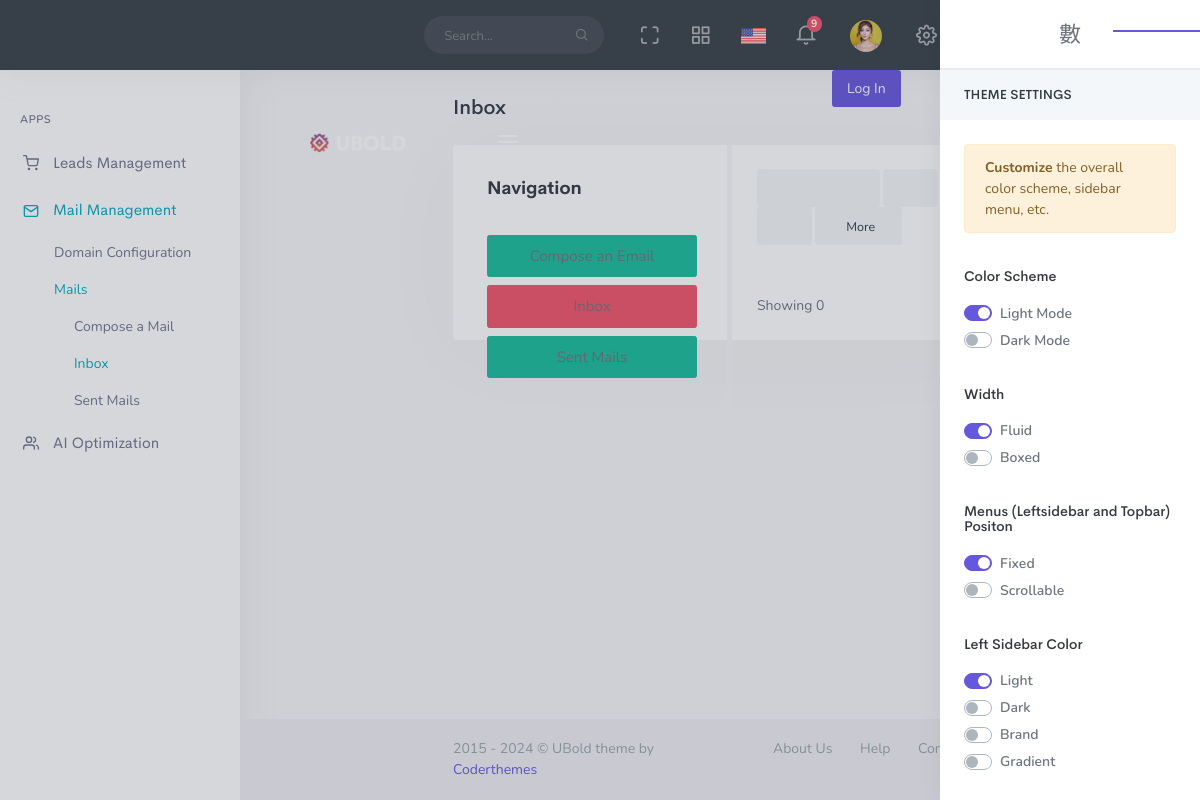
/api/v1/received_emails, run on an earlier commit of the app's database.
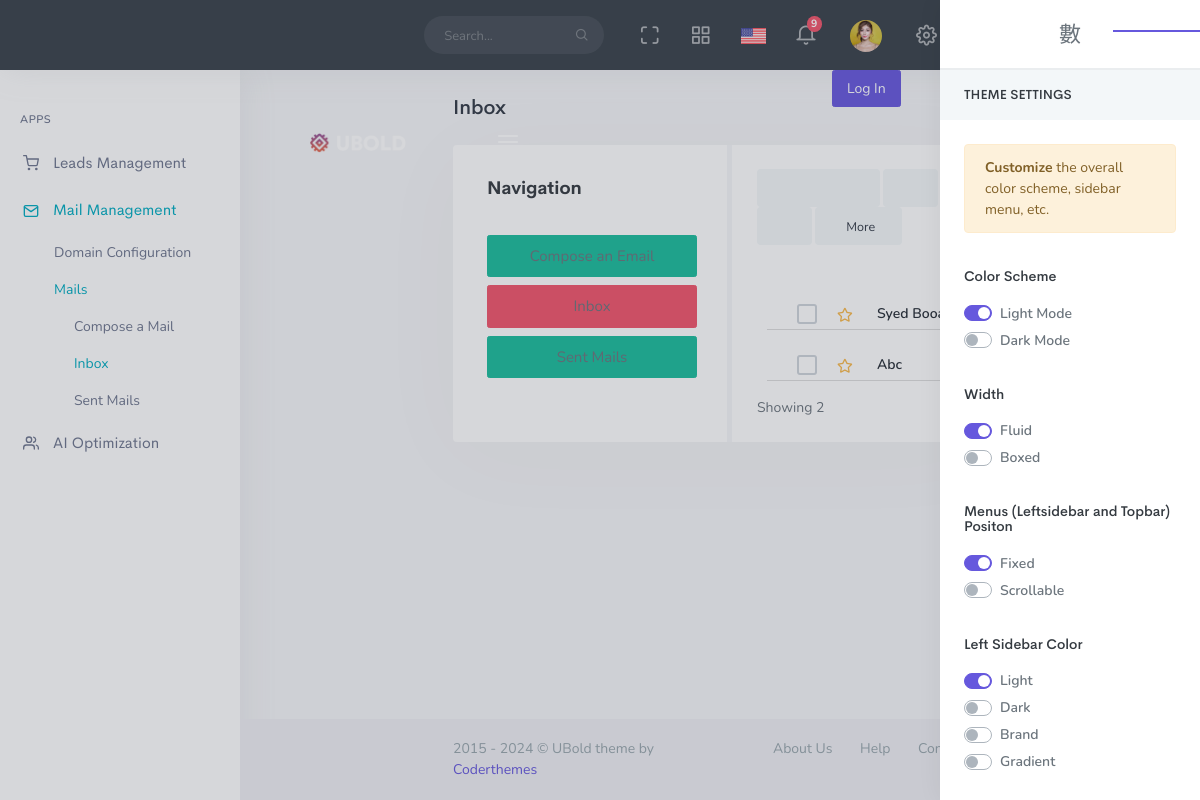
And on a later commit of the database.
### custom_mails/models.py (models this page shows)
class ReceivedEmail(models.Model):
    sender = models.EmailField()
    sender_name = models.TextField()
    subject = models.CharField(max_length=255)
    content = models.TextField()
    received_at = models.DateTimeField(auto_now_add=True)

### custom_mails/views.py (the view)
# urls.py: path('v1/received_emails', get_received_emails, name='get_received_emails'),
def get_received_emails(request):
    received_emails = ReceivedEmail.objects.all()
    total_emails = ReceivedEmail.objects.count()
    return render(request, 'dashboard/received_emails.html', {'received_emails': received_emails, 'total_emails': total_emails})

### authentication/templates/dashboard/received_emails.html (shortened to what the changed rows need)
{% extends 'registration/base.html' %}
{% load static %}
{% block content %}
<div class="content-page">
    <div class="content">
        <div class="container-fluid">
                <div class="row">
                    <div class="col-12">
                        <div class="card-box">
                            <div class="inbox-rightbar">
                                <div class="mt-3">
                                    <ul class="message-list">
            {% for email in received_emails %}
                                        <li class="unread">
                                            <a href="{% url 'read_email' email.id %}" class="email-link">
                                                <div class="col-mail col-mail-1">
                                                    <div class="checkbox-wrapper-mail">
                                                    </div>
                                                    <span class="star-toggle far fa-star text-warning"></span>
                                                    <span class="title">
                                                        {{ email.sender_name }}
                                                    </span>
                                                </div>
                                            </a>
            </li>
            {% endfor %}
        </ul>
    </div>
                                <div class="row">
                                    <div class="col-7 mt-1">
                                        Showing {{ total_emails }}
                                    </div>
                                </div>
                            </div>
                        </div>
                    </div>
                </div>
        </div>
    </div>
</body>
</html>
    {% endblock %}

What changed in the data, as far as the page shows it:
added ReceivedEmail: sender_name "Syed Booali2"
added ReceivedEmail: sender_name "Abc"
Also different on the page:
{{ total_emails }}: "0" → "2"
